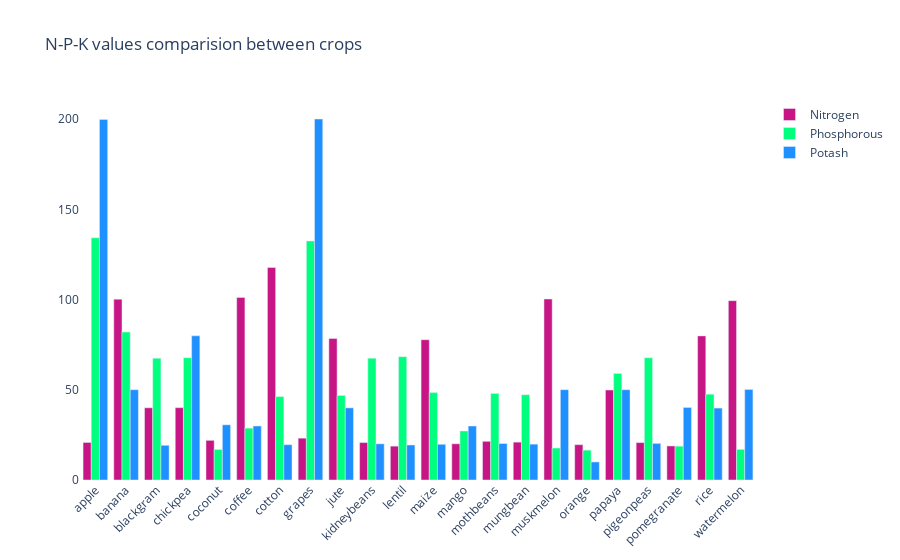

Notebook code cell kept with this figure:
### Code cell
fig = go.Figure()
fig.add_trace(go.Bar(
    x=crop_summary.index,
    y=crop_summary['N'],
    name='Nitrogen',
    marker_color='mediumvioletred'
))
fig.add_trace(go.Bar(
    x=crop_summary.index,
    y=crop_summary['P'],
    name='Phosphorous',
    marker_color='springgreen'
))
fig.add_trace(go.Bar(
    x=crop_summary.index,
    y=crop_summary['K'],
    name='Potash',
    marker_color='dodgerblue'
))

fig.update_layout(title="N-P-K values comparision between crops",
                  plot_bgcolor='white',
                  barmode='group',
                  xaxis_tickangle=-45)

fig.show()

### Figure 1 — Plotly figure (JSON) as saved in the notebook; plotly's stock layout.template omitted (floating-point values rounded to 4 significant figures)
{"data": [{"marker": {"color": "mediumvioletred"}, "name": "Nitrogen", "type": "bar", "x": ["apple", "banana", "blackgram", "chickpea", "coconut", "coffee", "cotton", "grapes", "jute", "kidneybeans", "lentil", "maize", "mango", "mothbeans", "mungbean", "muskmelon", "orange", "papaya", "pigeonpeas", "pomegranate", "rice", "watermelon"], "y": [20.8, 100.2, 40.02, 40.09, 21.98, 101.2, 117.8, 23.18, 78.4, 20.75, 18.77, 77.76, 20.07, 21.44, 20.99, 100.3, 19.58, 49.88, 20.73, 18.87, 79.89, 99.42]}, {"marker": {"color": "springgreen"}, "name": "Phosphorous", "type": "bar", "x": ["apple", "banana", "blackgram", "chickpea", "coconut", "coffee", "cotton", "grapes", "jute", "kidneybeans", "lentil", "maize", "mango", "mothbeans", "mungbean", "muskmelon", "orange", "papaya", "pigeonpeas", "pomegranate", "rice", "watermelon"], "y": [134.2, 82.01, 67.47, 67.79, 16.93, 28.74, 46.24, 132.5, 46.86, 67.54, 68.36, 48.44, 27.18, 48.01, 47.28, 17.72, 16.55, 59.05, 67.73, 18.75, 47.58, 17]}, {"marker": {"color": "dodgerblue"}, "name": "Potash", "type": "bar", "x": ["apple", "banana", "blackgram", "chickpea", "coconut", "coffee", "cotton", "grapes", "jute", "kidneybeans", "lentil", "maize", "mango", "mothbeans", "mungbean", "muskmelon", "orange", "papaya", "pigeonpeas", "pomegranate", "rice", "watermelon"], "y": [199.9, 50.05, 19.24, 79.92, 30.59, 29.94, 19.56, 200.1, 39.99, 20.05, 19.41, 19.79, 29.92, 20.23, 19.87, 50.08, 10.01, 50.04, 20.29, 40.21, 39.87, 50.22]}], "layout": {"barmode": "group", "plot_bgcolor": "white", "title": {"text": "N-P-K values comparision between crops"}, "xaxis": {"tickangle": -45}}}
